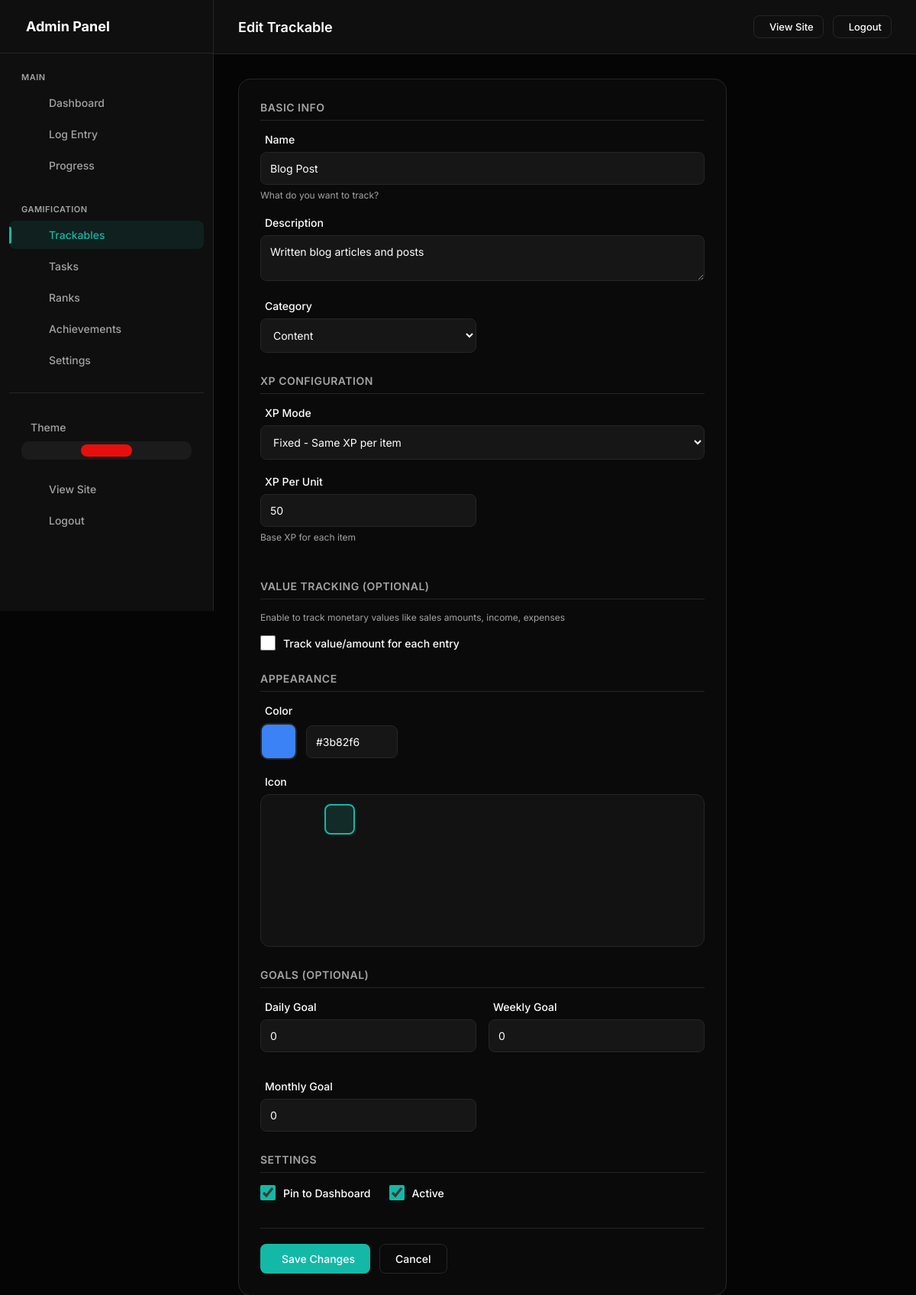
The app's page /admin/trackables/1/edit (signed in) with its own data.
### models.py (models this page shows, shortened)
class TrackableType(db.Model):
    __tablename__ = 'trackable_types'
    id = db.Column(db.Integer, primary_key=True)
    user_id = db.Column(db.Integer, db.ForeignKey('users.id'), nullable=False, index=True)
    name = db.Column(db.String(100), nullable=False)  # "Blog Post", "YouTube Short", "Sale", etc.
    slug = db.Column(db.String(100), nullable=False)  # "blog_post", "youtube_short", "sale"
    description = db.Column(db.String(500))
    category = db.Column(db.String(50), default='content')  # 'content', 'task', 'metric', 'sales', 'finance'
    xp_per_unit = db.Column(db.Integer, default=10)  # Base XP earned per item
    xp_mode = db.Column(db.String(20), default='fixed')  # 'fixed', 'value_based', 'tiered'
    xp_multiplier = db.Column(db.Float, default=1.0)
    tiers_config = db.Column(db.Text)  # JSON: [{"name": "Bronze", "min": 0, "xp": 10}, {"name": "Silver", "min": 100, "xp": 50}]
    track_value = db.Column(db.Boolean, default=False)  # Track monetary/numeric value?
    value_label = db.Column(db.String(50), default='Value')  # "Price", "Amount", "Revenue", etc.
    value_prefix = db.Column(db.String(10), default='$')  # Currency symbol or unit
    value_suffix = db.Column(db.String(10), default='')  # e.g., "hrs", "units"
    icon = db.Column(db.String(50), default='ph-star')  # Phosphor icon name
    color = db.Column(db.String(20), default='#0ea5e9')  # Hex color
    emoji = db.Column(db.String(10))  # Optional emoji
    is_countable = db.Column(db.Boolean, default=True)  # Can you count multiple?
    track_duration = db.Column(db.Boolean, default=False)  # Track time/duration?
    track_views = db.Column(db.Boolean, default=False)  # Track views?
    allows_negative = db.Column(db.Boolean, default=False)  # Allow negative values (for expenses)?
    daily_goal = db.Column(db.Integer, default=0)  # Daily target (0 = no goal)
    weekly_goal = db.Column(db.Integer, default=0)  # Weekly target
    monthly_goal = db.Column(db.Integer, default=0)  # Monthly target
    value_goal = db.Column(db.Float, default=0)  # Value-based goal (e.g., $1000 in sales)
    display_order = db.Column(db.Integer, default=0)
    is_active = db.Column(db.Boolean, default=True)
    is_pinned = db.Column(db.Boolean, default=False)  # Show on dashboard
    created_at = db.Column(db.DateTime, default=datetime.utcnow)
    updated_at = db.Column(db.DateTime, default=datetime.utcnow, onupdate=datetime.utcnow)
    expense_threshold = db.Column(db.Float, default=0) # For expense trackables: Diff between threshold and value earns XP
    entries = db.relationship('TrackableEntry', backref='trackable_type', lazy=True, cascade='all, delete-orphan')

class UserSettings(db.Model):
    __tablename__ = 'user_settings'
    id = db.Column(db.Integer, primary_key=True)
    user_id = db.Column(db.Integer, db.ForeignKey('users.id'), nullable=False, unique=True, index=True)
    accent_color = db.Column(db.String(20), default='#e90e0e')
    points_name = db.Column(db.String(20), default='XP')  # "XP", "Points", "Coins", etc.
    points_icon = db.Column(db.String(50), default='ph-lightning')
    daily_xp_goal = db.Column(db.Integer, default=50)
    perfect_day_bonus = db.Column(db.Integer, default=50)
    perfect_week_bonus = db.Column(db.Integer, default=500)
    streak_bonus_per_day = db.Column(db.Integer, default=5)  # Extra XP per streak day
    show_xp_animations = db.Column(db.Boolean, default=True)
    dark_mode = db.Column(db.Boolean, default=True)
    compact_view = db.Column(db.Boolean, default=False)
    show_dashboard_header = db.Column(db.Boolean, default=True)
    enable_youtube_sync = db.Column(db.Boolean, default=False)
    always_show_confetti = db.Column(db.Boolean, default=False)
    created_at = db.Column(db.DateTime, default=datetime.utcnow)
    updated_at = db.Column(db.DateTime, default=datetime.utcnow, onupdate=datetime.utcnow)

### app.py (the view, shortened to what this page needs)
    @app.route('/admin/trackables/<int:id>/edit', methods=['GET', 'POST'])
    @admin_required
    def admin_trackable_edit(id):
        trackable = TrackableType.query.get_or_404(id)
        if trackable.user_id != current_user.id:
            abort(403)
        return render_template('admin/trackable_form.html', trackable=trackable)

### templates/admin/trackable_form.html (shortened to what this page needs)
{% extends "admin/base.html" %}
{% block page_title %}{{ 'Edit' if trackable else 'Add' }} Trackable{% endblock %}
{% block content %}
<div class="form-container">
    <form method="post" class="form-card">
        <div class="form-section">
            <div class="form-section-title">Basic Info</div>
            <div class="form-group">
                <label> Name</label>
                <input type="text" name="name" value="{{ trackable.name if trackable else '' }}" required
                    placeholder="e.g., Blog Post, Sale, Income, Client Call">
                <div class="help-text">What do you want to track?</div>
            </div>
            <div class="form-group">
                <label> Description</label>
                <textarea name="description" rows="2"
                    placeholder="Optional description...">{{ trackable.description if trackable else '' }}</textarea>
            </div>
            <div class="form-row">
                <div class="form-group">
                    <label> Category</label>
                    <select name="category">
                        <option value="content" {% if trackable and trackable.category=='content' %}selected{% endif %}>
                            Content</option>
                    </select>
                </div>
            </div>
        </div>
        <div class="form-section">
            <div class="form-section-title">{{ points_name }} Configuration</div>
            <div class="form-group">
                <label> {{ points_name }} Mode</label>
                <select name="xp_mode" id="xpModeSelect" onchange="toggleXpOptions()">
                    <option value="fixed" {% if trackable and trackable.xp_mode=='fixed' %}selected{% endif %}>Fixed -
                        Same {{ points_name }} per item</option>
                </select>
            </div>
            <div class="form-row">
                <div class="form-group" id="xpPerUnitGroup">
                    <label> {{ points_name }} Per Unit</label>
                    <input type="number" name="xp_per_unit" value="{{ trackable.xp_per_unit if trackable else 10 }}"
                        min="0">
                    <div class="help-text">Base {{ points_name }} for each item</div>
                </div>
            </div>
        </div>
        <div class="form-section">
            <div class="form-section-title">Value Tracking (Optional)</div>
            <div class="help-text" style="margin-bottom: 16px;">Enable to track monetary values like sales amounts,
                income, expenses</div>
            <div class="form-group">
                <label class="checkbox-item" style="display: flex; align-items: center; gap: 10px; cursor: pointer;">
                    <input type="checkbox" name="track_value" id="trackValueCheck" onchange="toggleValueOptions()"
                        style="width: 20px; height: 20px; accent-color: var(--accent);">
                    <span>Track value/amount for each entry</span>
                </label>
            </div>
        </div>
        <div class="form-section">
            <div class="form-section-title">Appearance</div>
            <div class="form-group">
                <label> Color</label>
                <div class="color-input-wrapper">
                    <div class="color-preview" id="colorPreview"
                        style="background: {{ trackable.color if trackable else '#0ea5e9' }}">
                    </div>
                    <input type="text" id="colorText" value="{{ trackable.color if trackable else '#0ea5e9' }}"
                        style="width: 120px;" readonly>
                </div>
            </div>
            <div class="form-group">
                <label> Icon</label>
                <div class="icon-picker">
                    {% for icon in icons %}
                    <div class="icon-option {% if (trackable and trackable.icon == icon) or (not trackable and icon == 'ph-star') %}selected{% endif %}"
                        data-icon="{{ icon }}" onclick="selectIcon('{{ icon }}')">
                    </div>
                    {% endfor %}
                </div>
            </div>
        </div>
        <div class="form-section">
            <div class="form-section-title">Goals (Optional)</div>
            <div class="form-row">
                <div class="form-group">
                    <label> Daily Goal</label>
                    <input type="number" name="daily_goal" value="{{ trackable.daily_goal if trackable else 0 }}"
                        min="0">
                </div>
                <div class="form-group">
                    <label> Weekly Goal</label>
                    <input type="number" name="weekly_goal" value="{{ trackable.weekly_goal if trackable else 0 }}"
                        min="0">
                </div>
                <div class="form-group">
                    <label> Monthly Goal</label>
                    <input type="number" name="monthly_goal" value="{{ trackable.monthly_goal if trackable else 0 }}"
                        min="0">
                </div>
            </div>
        </div>
        <div class="form-section">
            <div class="form-section-title">Settings</div>
            <div class="checkbox-group">
                <label class="checkbox-item">
                    <input type="checkbox" name="is_pinned" {% if trackable and trackable.is_pinned %}checked{% elif not
                        trackable %}checked{% endif %}>
                    <span>Pin to Dashboard</span>
                </label>
                {% if trackable %}
                <label class="checkbox-item">
                    <input type="checkbox" name="is_active" {% if trackable.is_active %}checked{% endif %}>
                    <span>Active</span>
                </label>
                {% endif %}
            </div>
        </div>
        <div class="form-actions">
            <button type="submit" class="btn btn-primary">
                 {{ 'Save Changes' if trackable else 'Create Trackable' }}
            </button>
            <a href="{{ url_for('admin_trackables') }}" class="btn btn-outline">Cancel</a>
        </div>
    </form>
</div>
{% endblock %}

### templates/admin/base.html (style rules this page uses)
:root, [data-theme="dark"] { --bg-body: #050505; --bg-card: #0f0f0f; --bg-card-hover: #141414; --border: #262626; --accent: #e90e0e; --accent-rgb: 233, 14, 14; --accent-hover: #c70202; --text-main: #ffffff; --text-muted: #a3a3a3; --font-sans: 'Inter', sans-serif; --font-mono: 'JetBrains Mono', monospace; --success: #10b981; --warning: #f59e0b; --danger: #ef4444; }
* { margin: 0; padding: 0; box-sizing: border-box; }
body { background-color: var(--bg-body); color: var(--text-main); font-family: var(--font-sans); overflow-x: hidden; -webkit-font-smoothing: antialiased; min-height: 100vh; }
a { text-decoration: none; color: inherit; transition: 0.3s; }
button { border: none; background: none; cursor: pointer; font-family: inherit; }
.btn { padding: 10px 20px; border-radius: 8px; font-size: 14px; font-weight: 500; transition: all 0.3s ease; display: inline-flex; align-items: center; gap: 8px; cursor: pointer; border: none; }
.btn-primary { background: var(--accent); color: #fff; }
.btn-outline { border: 1px solid var(--border); color: var(--text-main); background: transparent; }
input[type="text"], input[type="password"], input[type="email"], input[type="url"], input[type="number"], input[type="date"], input[type="time"], input[type="datetime-local"], textarea, select { width: 100%; padding: 12px; background: rgba(255, 255, 255, 0.05); border: 1px solid var(--border); border-radius: 8px; color: var(--text-main); font-size: 14px; font-family: inherit; box-sizing: border-box; }
select option { background-color: var(--bg-card); color: var(--text-main); }
label { display: block; margin-bottom: 8px; color: var(--text-muted); font-size: 14px; }

### templates/admin/trackable_form.html (style rules this page uses)
.form-container { max-width: 640px; }
.form-card { background: rgba(255, 255, 255, 0.02); border: 1px solid var(--border); border-radius: 16px; padding: 28px; }
.form-section { margin-bottom: 28px; }
.form-section-title { font-size: 14px; font-weight: 600; color: var(--text-muted); text-transform: uppercase; letter-spacing: 0.5px; margin-bottom: 16px; padding-bottom: 8px; border-bottom: 1px solid var(--border); }
.form-row { display: grid; grid-template-columns: repeat(2, 1fr); gap: 16px; }
.form-group { margin-bottom: 20px; }
.form-group:last-child { margin-bottom: 0; }
label { display: flex; align-items: center; gap: 6px; margin-bottom: 8px; color: var(--text-main); font-size: 14px; font-weight: 500; }
.help-text { font-size: 12px; color: var(--text-muted); margin-top: 6px; }
.color-input-wrapper { display: flex; gap: 12px; align-items: center; }
.color-preview { width: 48px; height: 48px; border-radius: 10px; border: 2px solid var(--border); cursor: pointer; position: relative; overflow: hidden; }
.icon-picker { display: grid; grid-template-columns: repeat(8, 1fr); gap: 8px; padding: 12px; background: rgba(255, 255, 255, 0.03); border: 1px solid var(--border); border-radius: 12px; max-height: 200px; overflow-y: auto; }
.icon-option { width: 40px; height: 40px; border-radius: 8px; display: flex; align-items: center; justify-content: center; cursor: pointer; transition: all 0.2s; border: 2px solid transparent; font-size: 20px; color: var(--text-muted); }
.icon-option.selected { background: rgba(var(--accent-rgb), 0.15); border-color: var(--accent); color: var(--accent); }
.checkbox-group { display: flex; gap: 24px; flex-wrap: wrap; }
.checkbox-item { display: flex; align-items: center; gap: 10px; cursor: pointer; }
.checkbox-item input { width: 20px; height: 20px; accent-color: var(--accent); }
.form-actions { display: flex; gap: 12px; margin-top: 28px; padding-top: 20px; border-top: 1px solid var(--border); }

### records on screen
TrackableType: name "Blog Post", description "Written blog articles and posts", category "Content", xp_mode "Fixed - Same XP per item", xp_per_unit "50", color "#3b82f6", daily_goal "0", weekly_goal "0", monthly_goal "0", is_pinned "☑", is_active "☑"
UserSettings: points_name "XP"

### other values on screen
{{ 'Edit' if trackable else 'Add' }} "Edit"
{{ 'Save Changes' if trackable else 'Create Trackable' }} "Save Changes"
